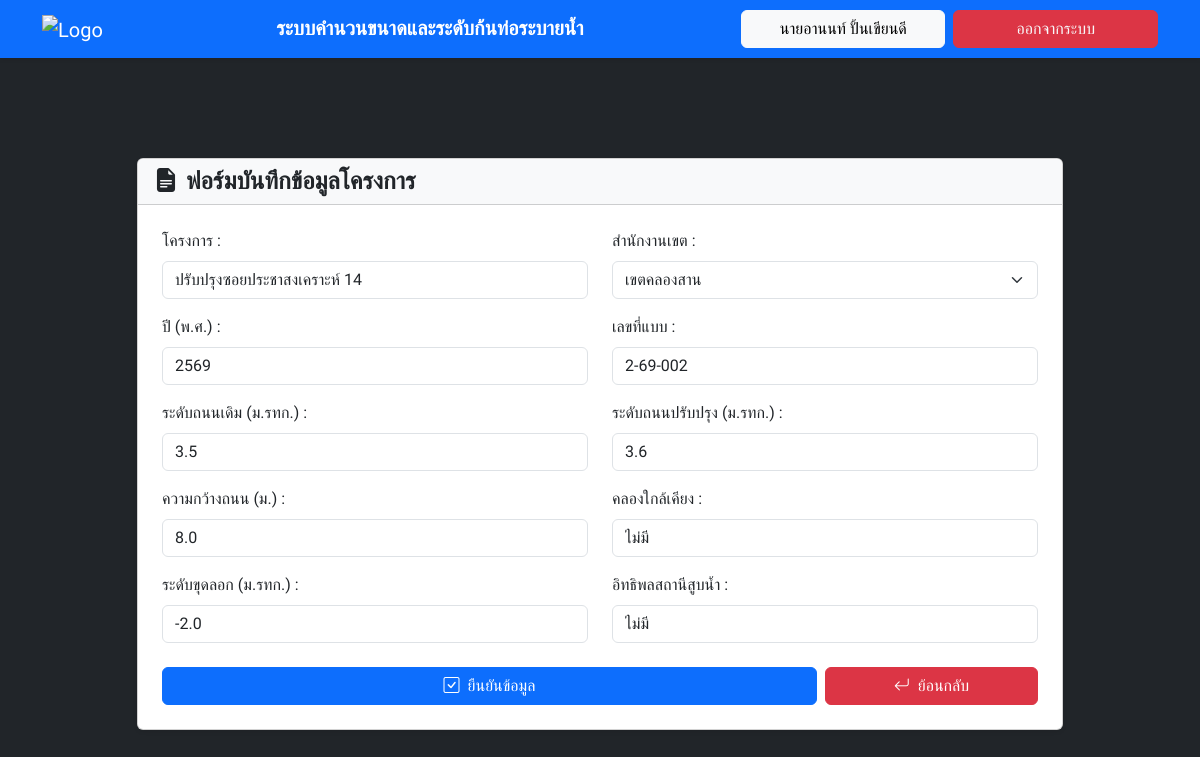
The app's page /edit_project/2 (signed in) with its own data.
### app.py (models this page shows)
class Project(db.Model):
    id = db.Column(db.Integer, primary_key=True)
    project_name = db.Column(db.String(200), nullable=False)
    district = db.Column(db.String(100), nullable=False)
    year = db.Column(db.String(4), nullable=False)
    form_number = db.Column(db.String(50), nullable=False)
    original_level = db.Column(db.Float, nullable=False)
    improved_level = db.Column(db.Float, nullable=False)
    road_width = db.Column(db.Float, nullable=False)
    nearby_canal = db.Column(db.String(100))
    dredging_level = db.Column(db.Float)
    pump_influence = db.Column(db.String(100))
    cal_data = db.Column(db.Text)
    invert_data = db.Column(db.Text)
    map_data = db.Column(db.Text)
    design_data = db.Column(db.Text)
    user_id = db.Column(db.Integer, db.ForeignKey('user.id'), nullable=False)
    user = db.relationship('User', backref=db.backref('projects', lazy=True))

### app.py (the view, shortened to what this page needs)
@app.route('/edit_project/<int:project_id>', methods=['GET', 'POST'])
def edit_project(project_id):
    if 'user' not in session:
        return redirect(url_for('login'))
    current_user = User.query.filter_by(email=session['user']).first()
    project = Project.query.get_or_404(project_id)
    if project.user_id != current_user.id:
        flash('คุณไม่มีสิทธิ์แก้ไขโครงการนี้', 'danger')
        return redirect(url_for('index'))
    return render_template('projectInfo.html', project=project)

### app.py (called while the page is built)
@app.before_request
def log_request_info():
    print(f"Incoming Request: {request.method} {request.path}", flush=True)

### templates/projectInfo.html (shortened to what this page needs)
<!DOCTYPE html>
<html lang="en">
<head>
    <link href="https://cdn.jsdelivr.net/npm/bootstrap@5.3.3/dist/css/bootstrap.min.css" rel="stylesheet">
    <link rel="stylesheet" href="https://cdn.jsdelivr.net/npm/bootstrap-icons@1.11.3/font/bootstrap-icons.min.css">
</head>
<body class="bg-dark">
    <nav class="navbar navbar-expand-lg navbar-dark bg-primary fixed-top shadow-sm py-2" id="mainNavbar">
        <div class="container">
            <a class="navbar-brand" href="https://dds.bangkok.go.th">
                <img src="https://dds.bangkok.go.th/images/DDS_Logo_500.png" alt="Logo" style="height: 40px;">
            </a>
            <div class="collapse navbar-collapse" id="navbarContent">
                <div class="row w-100 align-items-center g-3 ms-auto">
                    <div class="col-12 col-lg-7 text-center">
                        <span class="h5 fw-bold text-white my-3 my-lg-0">
                            ระบบคำนวนขนาดและระดับก้นท่อระบายน้ำ
                        </span>
                    </div>
                    <div class="col-12 col-lg-5">
                        <div class="row g-2">
                            <div class="col-12 col-sm-6">
                                <a href="#" class="btn btn-light w-100">{{ session.get('user_name', session['user'])
                                    }}</a>
                            </div>
                            <div class="col-12 col-sm-6">
                                <a href="{{ url_for('logout') }}" class="btn btn-danger text-light w-100">ออกจากระบบ</a>
                            </div>
                        </div>
                    </div>
                </div>
            </div>
        </div>
    </nav>
    <main class="container" style="padding-top: 100px;">
        <div class="row justify-content-center">
            <div class="col-lg-10">
                <div class="card shadow-sm">
                    <div class="card-header bg-light">
                        <h4 class="mb-0 fw-bold">
                            <i class="bi bi-file-earmark-text-fill me-2"></i>ฟอร์มบันทึกข้อมูลโครงการ
                        </h4>
                    </div>
                    <div class="card-body p-4">
                        <form
                            action="{{ url_for('edit_project', project_id=project.id) if project else url_for('project_info') }}"
                            method="POST">
                            <div class="row mb-3">
                                <div class="col-md-6">
                                    <label for="project_name" class="form-label">โครงการ :</label>
                                    <input type="text" class="form-control" id="project_name" name="project_name"
                                        value="{{ project.project_name if project else '' }}" required>
                                </div>
                                <div class="col-md-6">
                                    <label for="district_office" class="form-label">สำนักงานเขต :</label>
                                    <select class="form-select" id="district_office" name="district_office" required>
                                        <option value="เขตคลองสาน">เขตคลองสาน</option>
                                    </select>
                                </div>
                            </div>
                            <div class="row mb-3">
                                <div class="col-md-6">
                                    <label for="year" class="form-label">ปี (พ.ศ.) :</label>
                                    <input type="text" class="form-control" id="year" name="year"
                                        value="{{ project.year if project else suggested_year }}" required>
                                </div>
                                <div class="col-md-6">
                                    <label for="form_number" class="form-label">เลขที่แบบ :</label>
                                    <input type="text" class="form-control" id="form_number" name="form_number"
                                        placeholder="ตัวอย่าง: 2-68-001"
                                        value="{{ project.form_number if project else suggested_form_number }}"
                                        required>
                                </div>
                            </div>
                            <div class="row mb-3">
                                <div class="col-md-6">
                                    <label for="original_level" class="form-label">ระดับถนนเดิม (ม.รทก.) :</label>
                                    <input type="number" step="0.001" class="form-control" id="original_level"
                                        name="original_level" value="{{ project.original_level if project else '' }}"
                                        required>
                                </div>
                                <div class="col-md-6">
                                    <label for="improved_level" class="form-label">ระดับถนนปรับปรุง (ม.รทก.) :</label>
                                    <input type="number" step="0.001" class="form-control" id="improved_level"
                                        name="improved_level" value="{{ project.improved_level if project else '' }}"
                                        required>
                                </div>
                            </div>
                            <div class="row mb-3">
                                <div class="col-md-6">
                                    <label for="road_width" class="form-label">ความกว้างถนน (ม.) :</label>
                                    <input type="number" step="0.01" class="form-control" id="road_width"
                                        name="road_width" value="{{ project.road_width if project else '' }}" required>
                                </div>
                                <div class="col-md-6">
                                    <label for="nearby_canal" class="form-label">คลองใกล้เคียง :</label>
                                    <input type="text" class="form-control" id="nearby_canal" name="nearby_canal"
                                        value="{{ project.nearby_canal if project and project.nearby_canal else '' }}">
                                </div>
                            </div>
                            <div class="row mb-3">
                                <div class="col-md-6">
                                    <label for="dredging_level" class="form-label">ระดับขุดลอก (ม.รทก.) :</label>
                                    <input type="number" step="0.001" class="form-control" id="dredging_level"
                                        name="dredging_level"
                                        value="{{ project.dredging_level if project and project.dredging_level is not none else '' }}">
                                </div>
                                <div class="col-md-6">
                                    <label for="pump_influence" class="form-label">อิทธิพลสถานีสูบน้ำ :</label>
                                    <input type="text" class="form-control" id="pump_influence" name="pump_influence"
                                        value="{{ project.pump_influence if project and project.pump_influence else '' }}">
                                </div>
                            </div>
                            <div class="col-12 mt-4 mx-auto">
                                <div class="row g-2">
                                    <div class="col-12 col-sm-9">
                                        <button type="submit" class="btn btn-primary w-100">
                                            <i class="bi bi-check-square me-2"></i>ยืนยันข้อมูล
                                        </button>
                                    </div>
                                    <div class="col-12 col-sm-3">
                                        <a href="{{ url_for('index') }}" class="btn btn-danger w-100">
                                            <i class="bi bi-arrow-return-left me-2"></i>ย้อนกลับ
                                        </a>
                                    </div>
                                </div>
                            </div>
                        </form>
                    </div>
                </div>
            </div>
    </main>
</body>
</html>

### templates/projectInfo.html (style rules this page uses)
body { font-family: 'Sarabun', sans-serif; }

### records on screen
Project: project_name "ปรับปรุงซอยประชาสงเคราะห์ 14", year "2569", form_number "2-69-002", original_level "3.5", improved_level "3.6", road_width "8.0", nearby_canal "ไม่มี", dredging_level "-2.0", pump_influence "ไม่มี"

### other values on screen
{{ session.get('user_name', session['user']) }} "นายอานนท์ ปั้นเขียนดี"
